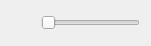
<?xml version="1.0" encoding="UTF-8"?>
<ui version="4.0">
 <class>WidgetBacklight</class>
 <widget class="QWidget" name="WidgetBacklight">
  <property name="geometry">
   <rect>
    <x>0</x>
    <y>0</y>
    <width>151</width>
    <height>42</height>
   </rect>
  </property>
  <property name="windowTitle">
   <string>Form</string>
  </property>
  <layout class="QHBoxLayout" name="horizontalLayout">
   <item>
    <widget class="QLabel" name="label">
     <property name="minimumSize">
      <size>
       <width>24</width>
       <height>24</height>
      </size>
     </property>
     <property name="maximumSize">
      <size>
       <width>24</width>
       <height>24</height>
      </size>
     </property>
     <property name="text">
      <string/>
     </property>
     <property name="pixmap">
      <pixmap resource="../pc-power.qrc">:/images/backlight.png</pixmap>
     </property>
     <property name="scaledContents">
      <bool>true</bool>
     </property>
    </widget>
   </item>
   <item>
    <widget class="QSlider" name="horizontalSlider">
     <property name="orientation">
      <enum>Qt::Horizontal</enum>
     </property>
    </widget>
   </item>
  </layout>
 </widget>
 <resources>
  <include location="../pc-power.qrc"/>
 </resources>
 <connections/>
</ui>
